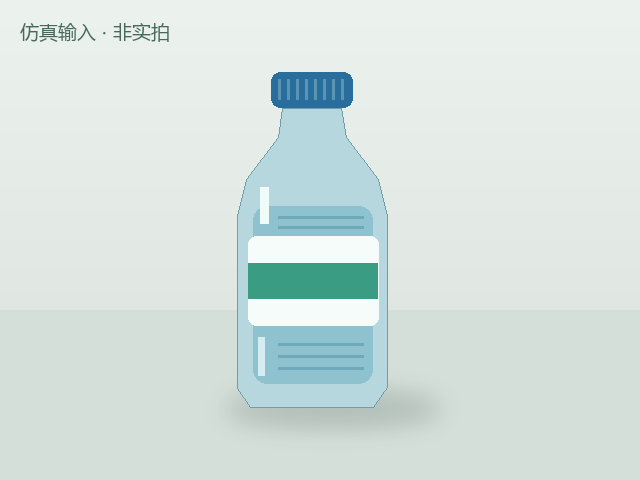
#> input picture project/trash_sorting/source/extensions/business/application/assets/摄像头仿真输入.png, 640 x 480 px
$ python test_four_bin_display.py
#> lines starting #> are read from the running program, lines starting #| are printed output that depends on the picture
"""Run display/DDR/OSD simulations only. Never invokes PDS or a downloader."""
import argparse
import hashlib
import json
from pathlib import Path
import re
import shutil
import subprocess
import tempfile
from PIL import Image

PROJECT = Path(__file__).resolve().parents[1]
ROOT = PROJECT.parents[1]
YOLO = PROJECT / 'source/yolo'
APP = PROJECT / 'source/extensions/business/application'


def main():
    parser = argparse.ArgumentParser(description=__doc__)
    parser.add_argument('--modelsim', type=Path, default=Path('D:/FPGA_Project/Modelism/win64'))
    parser.add_argument('--evidence', type=Path, default=ROOT / 'evidence/records/trash-display-20261111-001')
    args = parser.parse_args()
    args.evidence.mkdir(parents=True, exist_ok=True)
    logs = []
    results = []
    with tempfile.TemporaryDirectory(prefix='trash_display_') as temporary:
        work = Path(temporary)

        def run(exe, *command):
            result = subprocess.run([str(args.modelsim / exe), *map(str, command)], cwd=work,
                                    stdout=subprocess.PIPE, stderr=subprocess.STDOUT,
                                    text=True, timeout=180)
            logs.append(result.stdout)
            (args.evidence / 'simulation.log').write_text('\n'.join(logs), encoding='utf8')
            if result.returncode or re.search(r'\*\* (?:Fatal|Error):', result.stdout):
                raise RuntimeError(result.stdout)
            return result.stdout

        for name in ('ui_light_bg.hex', 'ui_light_palette.hex', 'ui_light_status.hex'):
            shutil.copy2(APP / 'assets' / name, work / name)
        image = Image.open(APP / 'assets/摄像头仿真输入.png').convert('RGB').resize((1280, 720), Image.Resampling.NEAREST)
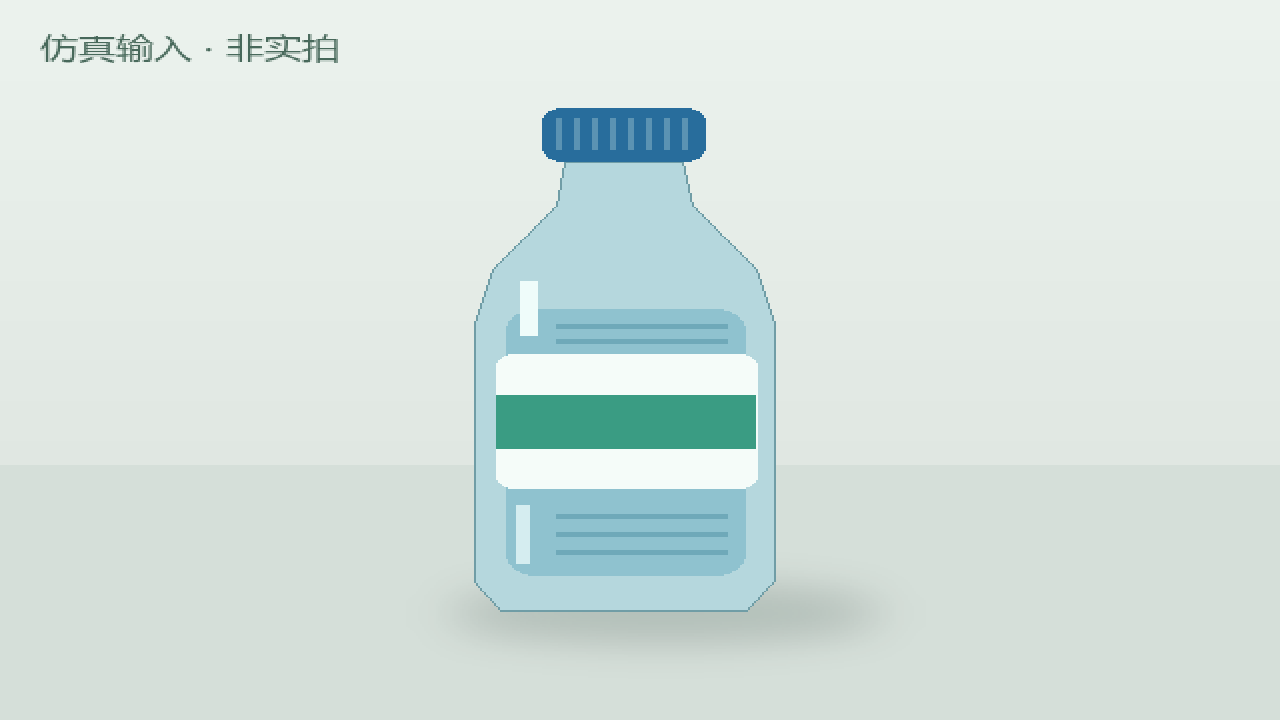
#> image: PIL image 1280x720 RGB; mean R, G, B 213.9, 227, 223.1
        # Existing artificial camera fixture is visibly marked simulation input.
        with (work / 'native_camera.hex').open('w', encoding='ascii') as handle:
            for r, g, b in image.getdata():
                handle.write(f'{((r>>3)<<11)|((g>>2)<<5)|(b>>3):04x}\n')
        run('vlib.exe', 'work')
#> (the call stopped at in run, `result = subprocess.run([str(args.modelsim / exe), *map(str, command)]..`: subprocess is not available in this run)
        sources = [
            YOLO / 'sources/048_camera_snapshot.v', YOLO / 'sources/049_video_ai_frontend.v',
            YOLO / 'sources/055_fram_buf.v', YOLO / 'sources/062_rd_buf.v',
            YOLO / 'sources/065_sync_vg.v', YOLO / 'portable/052_yolo_camera_top.v',
            APP / 'rtl/yolo_class_to_bin.v', APP / 'rtl/ui_light_panel.sv', APP / 'rtl/light_split_video.sv',
            YOLO / 'tb/tb_bbox_osd.v', YOLO / 'tb/tb_yolo_result_commit.v',
            YOLO / 'tb/tb_four_bin_colors.sv', YOLO / 'tb/tb_status_viewport.sv',
            YOLO / 'tb/tb_game_target_lock.sv',
            APP / 'rtl/result_event_cdc.sv', APP / 'rtl/trash_quiz_controller.sv',
            APP / 'tests/light_panel_tb.sv',
        ]
        run('vlog.exe', '-sv', *sources)
#> (the call stopped at in run, `result = subprocess.run([str(args.modelsim / exe), *map(str, command)]..`: subprocess is not available in this run)
        cases = [
            ('tb_bbox_osd', [], 'BBOX_OSD_RTL_PASS'),
            ('tb_yolo_result_commit', [], 'TEST_PASS yolo_result_commit'),
            ('tb_four_bin_colors', ['-gFOUR=0'], 'TEST_PASS four_bin_colors'),
            ('tb_four_bin_colors', ['-gFOUR=1'], 'TEST_PASS four_bin_colors'),
            ('light_panel_tb', [], 'TEST_PASS light_panel'),
            ('tb_status_viewport', [], 'TEST_PASS status_viewport'),
            ('tb_game_target_lock', [], 'TEST_PASS game_target_lock'),
        ]
        for case, options, marker in cases:
            print('SIMULATE', case, *options, flush=True)
            output = run('vsim.exe', '-c', '-onfinish', 'exit', case, *options,
                         '-do', 'onerror {quit -code 1}; run -all; quit -code 0')
            if marker not in output:
                raise RuntimeError('Simulation did not report explicit pass: ' + output)
            message = next(line.strip('# ') for line in output.splitlines() if marker in line)
            print(message, flush=True)
            results.append(message)
        preview = ROOT / 'docs/verification/assets/trash-status48-rtl.png'
        preview.parent.mkdir(parents=True, exist_ok=True)
        Image.open(work / 'frame.ppm').save(preview)
        report = {
            'scope': 'source edits and RTL simulation only; no PDS, routing or download',
            'status': [0, 0, 1280, 48], 'viewport': [0, 48, 1280, 672],
            'camera_source': [0, 0, 1280, 720],
            'source_row': 'floor((screen_y-48)*719/671)',
            'tests': results, 'preview': str(preview.relative_to(ROOT)),
            'preview_kind': 'real RTL render of artificial camera fixture; manually injected box, not model inference',
            'sources': {str(path.relative_to(ROOT)): hashlib.sha256(path.read_bytes()).hexdigest()
                        for path in sources + [Path(__file__), APP / 'tools/light_ui_assets.py',
                                               *(APP / 'assets' / name for name in (
                                                   'ui_light_bg.hex', 'ui_light_palette.hex',
                                                   'ui_light_status.hex', 'ui_light_layout.json'))]},
            'unchanged_release_sha256': hashlib.sha256(
                (PROJECT / 'bitstream/full_27mhz/yolo_camera_top.sbit').read_bytes()).hexdigest(),
            'firmware_sha256': hashlib.sha256((YOLO / 'sources/firmware.bin').read_bytes()).hexdigest(),
            'trained_candidate_sha256': hashlib.sha256((PROJECT / 'training/candidates/four_bins_20261111/four_bins_yolov5n_320.pt').read_bytes()).hexdigest(),
        }
        (args.evidence / 'results.json').write_text(json.dumps(report, ensure_ascii=False, indent=2)+'\n', encoding='utf8')
    print('TEST_PASS display regressions; preview=', preview)


if __name__ == '__main__':
    main()
#> (the call stopped at in run, `result = subprocess.run([str(args.modelsim / exe), *map(str, command)]..`: subprocess is not available in this run)
